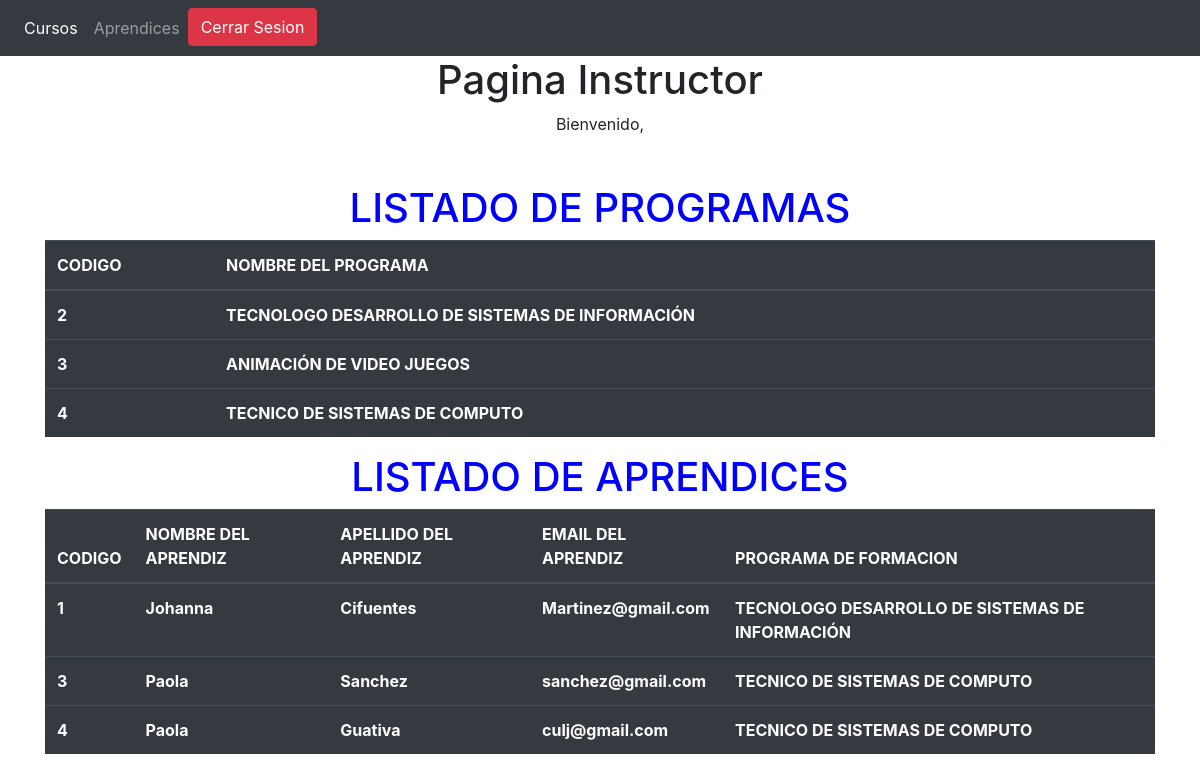
/PInstructor.php (signed in), run on the app's committed database.
### tables this page shows
CREATE TABLE `programa` (
  `Codigo` int(11) NOT NULL,
  `NombreP` varchar(50) DEFAULT NULL
);

CREATE TABLE `aprendices` (
  `CodigoA` int(11) NOT NULL,
  `NombreA` varchar(60) DEFAULT NULL,
  `ApellidoA` varchar(60) DEFAULT NULL,
  `EmailA` varchar(70) DEFAULT NULL,
  `CodigoProg` int(11) DEFAULT NULL
);

### PInstructor.php (the view, shortened to what this page needs)
<!DOCTYPE html>
<html>
    <head>
  <link rel="stylesheet" href="https://cdn.jsdelivr.net/npm/bootstrap@4.6.1/dist/css/bootstrap.min.css">
    </head>
    <body>
<nav nav class="navbar navbar-expand-sm bg-dark navbar-dark"">
  <ul class="navbar-nav">
    <li class="nav-item active">
        <a class="nav-link" href="Fcurso.php">Cursos</a>
    </li>
    <li class="nav-item">
        <a class="nav-link" href="FAprendiz.php">Aprendices</a>
    </li>
    <li class="nav-item">
         <a href="cerrar_sesion.php"><button class="btn btn-danger text-left"><span class="glyphicon glyphicon-remove" aria-hidden="true"></span> Cerrar Sesion</button></a>
    </li>
</nav>
       <center>
                   <h1>Pagina Instructor</h1></center>
                                    <center>	Bienvenido,
                                    </center>
                                         <br>
        <br>
        <div class="container">
 <h1 style="color:blue;text-align:center;">LISTADO DE PROGRAMAS</h1>
  <table class="table table-dark">
    <thead>
      <tr>
        <th>CODIGO</th>
        <th>NOMBRE DEL PROGRAMA</th>
      </tr>
    </thead>
    <tbody>
      <?php
      $Conexion = mysqli_connect("localhost","root","","gestionsena2022") or
                  die("Problemas con la conexion");
      $Resultado = mysqli_query($Conexion,"SELECT * FROM programa")or die("Problemas al consultar la tabla".mysqli_error($Conexion));
          while($registro=mysqli_fetch_array($Resultado)){
      ?>
        <tr>
          <th><?php echo $registro['Codigo'];?></th>
          <th><?php echo $registro['NombreP'];?></th>
        </tr>
    <?php } ?>
    </tbody>
  </table>
</div>
        <div class="container">
 <h1 style="color:blue;text-align:center;">LISTADO DE APRENDICES</h1>
  <table class="table table-dark">
    <thead>
      <tr>
        <th>CODIGO</th>
        <th>NOMBRE DEL APRENDIZ</th>
           <th>APELLIDO DEL APRENDIZ</th>
              <th>EMAIL DEL APRENDIZ</th>
                 <th>PROGRAMA DE FORMACION</th>
      </tr>
    </thead>
    <tbody>
     <?php
      $Conexion = mysqli_connect("localhost","root","","gestionsena2022") or die("Problemas con la conexion");
      $consulta = mysqli_query($Conexion,"SELECT apre.CodigoA as Codigo,NombreA,ApellidoA,EmailA,CodigoProg,NombreP FROM aprendices as apre inner join programa as pro on pro.Codigo=apre.CodigoProg")or die("problemas al  consultar tabla".mysqli_error($Conexion));
      while($registro=mysqli_fetch_array($consulta)){
        ?>
        <tr>
          <th><?php echo $registro['Codigo'] ;?></th>
          <th><?php echo $registro['NombreA'];?></th>
          <th><?php echo $registro['ApellidoA'];?></th>
          <th><?php echo $registro['EmailA'];?></th>
          <th><?php echo $registro['NombreP'];?></th>
        </tr>
      <?php } ?>
    </tbody>
  </table>
</div>
    </body>
</html>

### data on the page
programa: Codigo "2", NombreP "TECNOLOGO DESARROLLO DE SISTEMAS DE INFORMACIÓN"
programa: Codigo "3", NombreP "ANIMACIÓN DE VIDEO JUEGOS"
programa: Codigo "4", NombreP "TECNICO DE SISTEMAS DE COMPUTO"
aprendices: CodigoA "1", NombreA "Johanna", ApellidoA "Cifuentes", EmailA "Martinez@gmail.com", CodigoProg.NombreP "TECNOLOGO DESARROLLO DE SISTEMAS DE INFORMACIÓN"
aprendices: CodigoA "3", NombreA "Paola", ApellidoA "Sanchez", EmailA "sanchez@gmail.com", CodigoProg.NombreP "TECNICO DE SISTEMAS DE COMPUTO"
aprendices: CodigoA "4", NombreA "Paola", ApellidoA "Guativa", EmailA "culj@gmail.com", CodigoProg.NombreP "TECNICO DE SISTEMAS DE COMPUTO"
